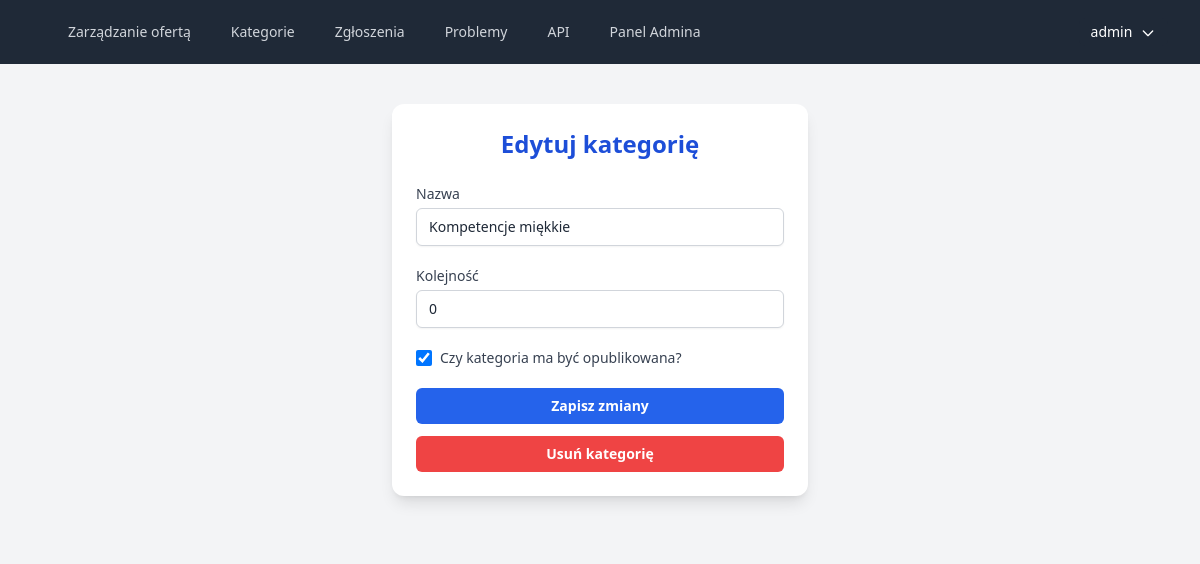
The app's page /offer-mng/categ-edit/1/ (signed in) with its own data.
### offer_panel/models.py (models this page shows, shortened)
class Category(models.Model):
    is_published = models.BooleanField(default=True)
    order = models.PositiveIntegerField(default=0)
    name = models.CharField(max_length=255)
    class Meta:
        verbose_name = "category"
        verbose_name_plural = "categories"

### offer_panel/views.py (the view)
# urls.py: path("categ-edit/<int:category_id>/", views.edit_category, name="edit_category"),
@login_required(login_url="/members/login")
def edit_category(request, category_id):
    category = get_object_or_404(Category, id=category_id)
    if request.method == "POST":
        form = CategoryForm(request.POST, instance=category)
        if form.is_valid():
            form.save()
            messages.success(
                request, "Zaktualizowano kategorię.", extra_tags="message_success"
            )
            return redirect("category_list")
    else:
        form = CategoryForm(instance=category)
    return render(request, "edit_category.html", {"form": form, "category": category})

### offer_panel/forms.py
class CategoryForm(forms.ModelForm):
    class Meta:
        model = Category
        fields = ["name", "order", "is_published"]
        widgets = {
            "name": forms.TextInput(attrs={"class": "form-control"}),
            "order": forms.NumberInput(attrs={"class": "form-control"}),
            "is_published": forms.CheckboxInput(attrs={"class": "form-check-input"}),
        }

### offer_panel/templates/edit_category.html (shortened to what this page needs)
{% extends "base.html" %}
{% load static %}
{% load widget_tweaks %}
{% block content %}
  <div class="bg-gray-100 text-gray-800 py-10">
    <div class="max-w-md mx-auto px-4">
      <div class="bg-white shadow-lg rounded-xl p-6">
        <h2 class="text-2xl font-semibold text-blue-700 mb-6 text-center">Edytuj kategorię</h2>
        <form method="post" class="space-y-5">
          <div>
            <label for="{{ form.name.id_for_label }}"
                   class="block text-sm font-medium text-gray-700 mb-1">Nazwa</label>
            {{ form.name|add_class:"w-full px-3 py-2 border border-gray-300 rounded-md shadow-sm focus:outline-none focus:ring-2 focus:ring-blue-500 focus:border-blue-500 text-sm" }}
          </div>
          <div>
            <label for="{{ form.order.id_for_label }}"
                   class="block text-sm font-medium text-gray-700 mb-1">Kolejność</label>
            {{ form.order|add_class:"w-full px-3 py-2 border border-gray-300 rounded-md shadow-sm focus:outline-none focus:ring-2 focus:ring-blue-500 focus:border-blue-500 text-sm" }}
          </div>
          <div class="flex items-center">
            {{ form.is_published|add_class:"h-4 w-4 text-blue-600 border-gray-300 rounded focus:ring-blue-500" }}
            <label for="{{ form.is_published.id_for_label }}"
                   class="ml-2 block text-sm text-gray-700">Czy kategoria ma być opublikowana?</label>
          </div>
          <div class="space-y-3">
            <button type="submit"
                    class="w-full bg-blue-600 text-white py-2 px-4 rounded-md hover:bg-blue-700 transition font-semibold text-sm">
              Zapisz zmiany
            </button>
          </div>
        </form>
        <form method="post"
              action="{% url 'delete_category' category.id %}"
              id="delete-form"
              class="mt-3">
          <button type="button"
                  onclick="confirmDelete()"
                  class="w-full bg-red-500 text-white py-2 px-4 rounded-md hover:bg-red-700 transition font-semibold text-sm">
            Usuń kategorię
          </button>
        </form>
      </div>
    </div>
  </div>
{% endblock %}

### templates/navbar.html (shortened to what this page needs)
<nav class="bg-gray-800">
  <div class="mx-auto max-w-7xl px-2 sm:px-6 lg:px-8">
    <div class="relative flex h-16 items-center justify-between">
      <div class="flex flex-1 items-center justify-center sm:items-stretch sm:justify-start">
        <div class="hidden sm:ml-6 sm:block">
          <div class="flex space-x-4">
            <a href="{% url 'main_panel' %}"
               class="rounded-md px-3 py-2 text-sm font-medium {% if request.resolver_match.url_name == 'main_panel' %}bg-gray-900 text-white{% else %}text-gray-300 hover:bg-gray-700 hover:text-white{% endif %}"
               aria-current="{% if request.resolver_match.url_name == 'main_panel' %}page{% else %}false{% endif %}">Zarządzanie ofertą</a>
            <a href="{% url 'public_category_list' %}"
               class="rounded-md px-3 py-2 text-sm font-medium {% if request.resolver_match.url_name == 'public_category_list' %}bg-gray-900 text-white{% else %}text-gray-300 hover:bg-gray-700 hover:text-white{% endif %}">Kategorie</a>
            <a href="{% url 'registration_form' %}"
               class="rounded-md px-3 py-2 text-sm font-medium {% if request.resolver_match.url_name == 'registration_form' %}bg-gray-900 text-white{% else %}text-gray-300 hover:bg-gray-700 hover:text-white{% endif %}">Zgłoszenia</a>
            <a href="{% url 'issue_list' %}"
               class="rounded-md px-3 py-2 text-sm font-medium {% if request.resolver_match.url_name == 'issue_list' %}bg-gray-900 text-white{% else %}text-gray-300 hover:bg-gray-700 hover:text-white{% endif %}">Problemy</a>
            <a href="{% url 'api_documentation' %}"
               class="rounded-md px-3 py-2 text-sm font-medium {% if request.resolver_match.url_name == 'api_documentation' %}bg-gray-900 text-white{% else %}text-gray-300 hover:bg-gray-700 hover:text-white{% endif %}">API</a>
            {% if user.is_authenticated and user.is_staff %}
              <a href="/admin/"
                 class="rounded-md px-3 py-2 text-sm font-medium text-gray-300 hover:bg-gray-700 hover:text-white">Panel Admina</a>
            {% endif %}
          </div>
        </div>
      </div>
      <div class="absolute inset-y-0 right-0 flex items-center pr-2 sm:static sm:inset-auto sm:ml-6 sm:pr-0">
        {% if user.is_authenticated %}
          <div class="relative ml-3">
            <div>
              <button type="button"
                      id="user-menu-button"
                      class="relative rounded-md bg-gray-800 px-3 py-1 text-sm font-medium text-white hover:bg-gray-700 focus:ring-2 focus:ring-white focus:ring-offset-2 focus:ring-offset-gray-800 focus:outline-hidden"
                      aria-expanded="false"
                      aria-haspopup="true">
                {{ user.username }}
                <svg id="user-menu-arrow"
                     class="inline-block ml-1 w-4 h-4 text-white transition-transform duration-200"
                     fill="none"
                     stroke="currentColor"
                     stroke-width="2"
                     viewBox="0 0 24 24"
                     aria-hidden="true">
                  <path stroke-linecap="round" stroke-linejoin="round" d="M19 9l-7 7-7-7" />
                </svg>
              </button>
            </div>
          </div>
        {% endif %}
      </div>
    </div>
  </div>
</nav>

### records on screen
Category: name "Kompetencje miękkie", order "0", is_published "☑"

### other values on screen
{{ user.username }} "admin"
